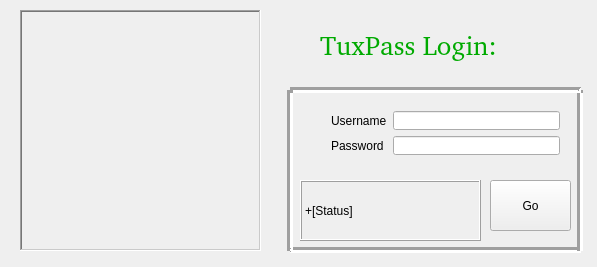
<?xml version="1.0" encoding="UTF-8"?>
<ui version="4.0">
 <class>login</class>
 <widget class="QMainWindow" name="login">
  <property name="geometry">
   <rect>
    <x>0</x>
    <y>0</y>
    <width>597</width>
    <height>267</height>
   </rect>
  </property>
  <property name="sizePolicy">
   <sizepolicy hsizetype="Fixed" vsizetype="Fixed">
    <horstretch>0</horstretch>
    <verstretch>0</verstretch>
   </sizepolicy>
  </property>
  <property name="minimumSize">
   <size>
    <width>597</width>
    <height>267</height>
   </size>
  </property>
  <property name="maximumSize">
   <size>
    <width>597</width>
    <height>267</height>
   </size>
  </property>
  <property name="windowTitle">
   <string>TuxPass Beta</string>
  </property>
  <property name="windowIcon">
   <iconset resource="icons/rec.qrc">
    <normaloff>:/icon.png</normaloff>:/icon.png</iconset>
  </property>
  <property name="iconSize">
   <size>
    <width>48</width>
    <height>48</height>
   </size>
  </property>
  <widget class="QWidget" name="centralWidget">
   <widget class="QLabel" name="label_4">
    <property name="geometry">
     <rect>
      <x>20</x>
      <y>10</y>
      <width>241</width>
      <height>241</height>
     </rect>
    </property>
    <property name="frameShape">
     <enum>QFrame::WinPanel</enum>
    </property>
    <property name="frameShadow">
     <enum>QFrame::Sunken</enum>
    </property>
    <property name="text">
     <string/>
    </property>
    <property name="pixmap">
     <pixmap resource="icons/rec.qrc">:/banner.png</pixmap>
    </property>
   </widget>
   <widget class="Line" name="line_2">
    <property name="geometry">
     <rect>
      <x>290</x>
      <y>240</y>
      <width>291</width>
      <height>20</height>
     </rect>
    </property>
    <property name="styleSheet">
     <string notr="true">color: rgb(0, 170, 0) solid 3px;</string>
    </property>
    <property name="frameShadow">
     <enum>QFrame::Sunken</enum>
    </property>
    <property name="lineWidth">
     <number>3</number>
    </property>
    <property name="orientation">
     <enum>Qt::Horizontal</enum>
    </property>
   </widget>
   <widget class="Line" name="line_3">
    <property name="geometry">
     <rect>
      <x>570</x>
      <y>90</y>
      <width>20</width>
      <height>161</height>
     </rect>
    </property>
    <property name="styleSheet">
     <string notr="true">color: rgb(0, 170, 0) solid 3px;</string>
    </property>
    <property name="frameShadow">
     <enum>QFrame::Sunken</enum>
    </property>
    <property name="lineWidth">
     <number>3</number>
    </property>
    <property name="orientation">
     <enum>Qt::Vertical</enum>
    </property>
   </widget>
   <widget class="QLabel" name="label_3">
    <property name="geometry">
     <rect>
      <x>300</x>
      <y>180</y>
      <width>181</width>
      <height>61</height>
     </rect>
    </property>
    <property name="frameShape">
     <enum>QFrame::Box</enum>
    </property>
    <property name="frameShadow">
     <enum>QFrame::Raised</enum>
    </property>
    <property name="text">
     <string>+[Status]</string>
    </property>
   </widget>
   <widget class="QPushButton" name="pushButton">
    <property name="geometry">
     <rect>
      <x>490</x>
      <y>180</y>
      <width>81</width>
      <height>51</height>
     </rect>
    </property>
    <property name="text">
     <string>Go</string>
    </property>
    <property name="icon">
     <iconset resource="icons/rec.qrc">
      <normaloff>:/login.ico</normaloff>:/login.ico</iconset>
    </property>
    <property name="iconSize">
     <size>
      <width>48</width>
      <height>48</height>
     </size>
    </property>
   </widget>
   <widget class="QWidget" name="layoutWidget">
    <property name="geometry">
     <rect>
      <x>320</x>
      <y>100</y>
      <width>251</width>
      <height>66</height>
     </rect>
    </property>
    <layout class="QVBoxLayout" name="verticalLayout">
     <item>
      <layout class="QHBoxLayout" name="horizontalLayout">
       <item>
        <widget class="QLabel" name="label">
         <property name="text">
          <string>Username</string>
         </property>
        </widget>
       </item>
       <item>
        <widget class="QLineEdit" name="lineEdit">
         <property name="focusPolicy">
          <enum>Qt::StrongFocus</enum>
         </property>
        </widget>
       </item>
      </layout>
     </item>
     <item>
      <layout class="QHBoxLayout" name="horizontalLayout_2">
       <item>
        <widget class="QLabel" name="label_2">
         <property name="text">
          <string>Password </string>
         </property>
        </widget>
       </item>
       <item>
        <widget class="QLineEdit" name="lineEdit_2">
         <property name="echoMode">
          <enum>QLineEdit::Password</enum>
         </property>
        </widget>
       </item>
      </layout>
     </item>
    </layout>
   </widget>
   <widget class="Line" name="line">
    <property name="geometry">
     <rect>
      <x>290</x>
      <y>80</y>
      <width>291</width>
      <height>20</height>
     </rect>
    </property>
    <property name="styleSheet">
     <string notr="true">color: rgb(0, 170, 0) solid 3px;</string>
    </property>
    <property name="frameShadow">
     <enum>QFrame::Sunken</enum>
    </property>
    <property name="lineWidth">
     <number>3</number>
    </property>
    <property name="orientation">
     <enum>Qt::Horizontal</enum>
    </property>
   </widget>
   <widget class="Line" name="line_4">
    <property name="geometry">
     <rect>
      <x>280</x>
      <y>90</y>
      <width>20</width>
      <height>161</height>
     </rect>
    </property>
    <property name="styleSheet">
     <string notr="true">color: rgb(0, 170, 0) solid 3px;</string>
    </property>
    <property name="frameShadow">
     <enum>QFrame::Sunken</enum>
    </property>
    <property name="lineWidth">
     <number>3</number>
    </property>
    <property name="orientation">
     <enum>Qt::Vertical</enum>
    </property>
   </widget>
   <widget class="QLabel" name="label_5">
    <property name="geometry">
     <rect>
      <x>320</x>
      <y>30</y>
      <width>211</width>
      <height>31</height>
     </rect>
    </property>
    <property name="font">
     <font>
      <family>Helvetica [macromedia]</family>
      <pointsize>20</pointsize>
     </font>
    </property>
    <property name="styleSheet">
     <string notr="true">color: rgb(0, 170, 0);</string>
    </property>
    <property name="text">
     <string>TuxPass Login:</string>
    </property>
   </widget>
  </widget>
 </widget>
 <layoutdefault spacing="6" margin="11"/>
 <tabstops>
  <tabstop>lineEdit</tabstop>
  <tabstop>lineEdit_2</tabstop>
  <tabstop>pushButton</tabstop>
 </tabstops>
 <resources>
  <include location="icons/rec.qrc"/>
 </resources>
 <connections/>
</ui>
